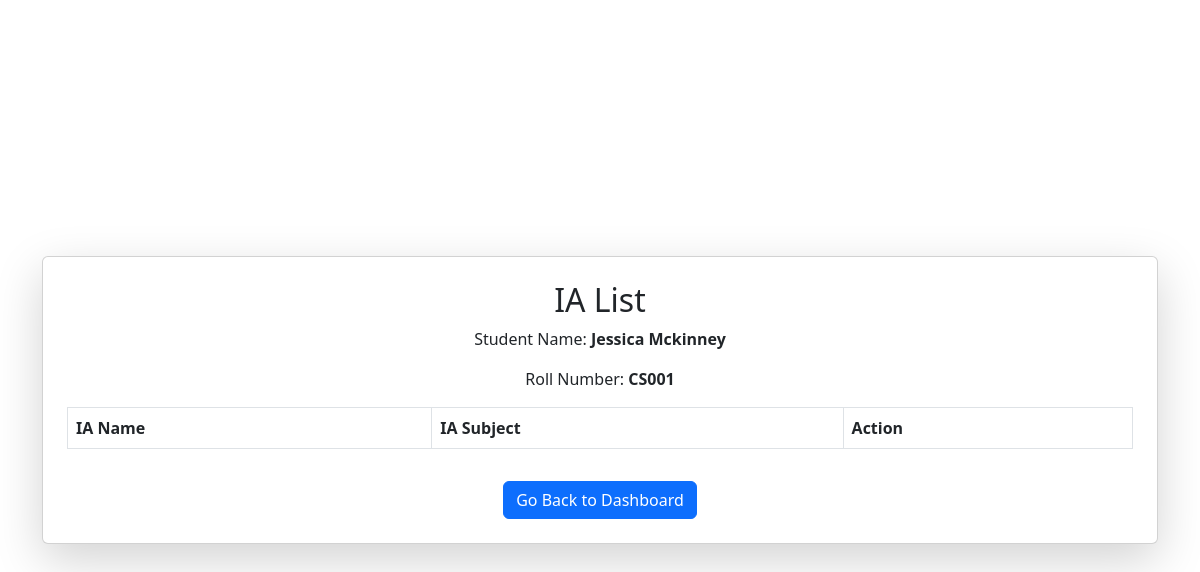
The app's page /available_IA/3 (signed in), older data.
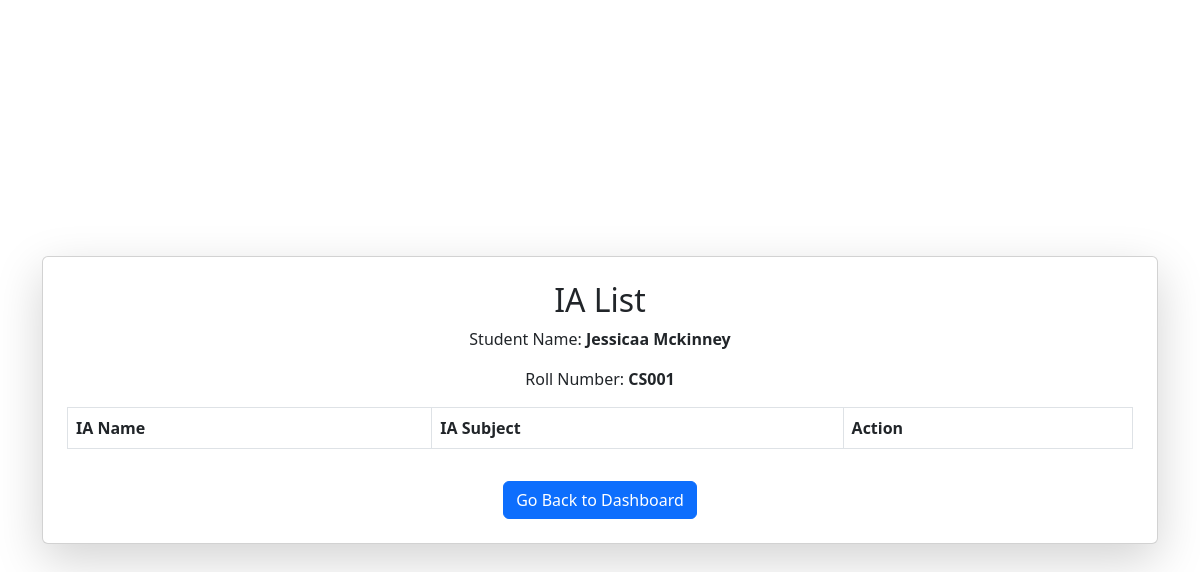
The same page, newer data.
### tables this page shows
CREATE TABLE Student (
                    id INTEGER PRIMARY KEY AUTOINCREMENT,
                    name TEXT NOT NULL,
                    email TEXT UNIQUE NOT NULL,
                    password TEXT NOT NULL,
                    roll_number TEXT UNIQUE NOT NULL,
                    class_id INTEGER,
                    user_id INTEGER,
                    FOREIGN KEY (class_id) REFERENCES Class(id)
                    FOREIGN KEY (user_id) REFERENCES users(id)
                   );

### app.py (the view)
@app.route("/available_IA/<int:student_id>", methods=["GET", "POST"])
@student_required
def available_IA(student_id):
    conn = sqlite3.connect(DB_PATH)
    cursor = conn.cursor()
    cursor.execute("SELECT name, roll_number FROM Student WHERE user_id = ?", (student_id,))
    student_detail = cursor.fetchone()
    cursor.execute('''
        SELECT Tests.test_id, Tests.test_name, Tests.subject
        FROM Tests
        JOIN Student ON Student.class_id = Tests.class_id
        WHERE Student.user_id = ? AND Tests.ia_date = ?
    ''', (student_id, pd.Timestamp.now().strftime('%Y-%m-%d')))
    test_details = cursor.fetchall()
    conn.close()
    return render_template("available_IA.html",
                           name=student_detail[0],
                           roll=student_detail[1],
                           test_details=test_details)

### app.py (called while the page is built)
@login_manager.user_loader
def load_user(user_id):
    conn = sqlite3.connect(DB_PATH)
    cursor = conn.cursor()
    cursor.execute("SELECT id, email, role FROM users WHERE id = ?", (user_id,))
    user = cursor.fetchone()
    conn.close()
    if user:
        return User(id=user[0], email=user[1], role=user[2])
    return None

def student_required(f):
    @wraps(f)
    def decorated_function(*args, **kwargs):
        if 'user_id' not in session or session.get('role') != 'student':
            return "Access Denied: Students Only", 403
        return f(*args, **kwargs)
    return decorated_function

### templates/available_IA.html (shortened to what this page needs)
<!DOCTYPE html>
<html lang="en">
<head>
    <link rel="stylesheet" href="https://cdn.jsdelivr.net/npm/bootstrap@5.3.0/dist/css/bootstrap.min.css">
</head>
<body class="d-flex justify-content-center align-items-center vh-100">
    <div class="container">
        <div class="card p-4 shadow-lg">
            <h2 class="text-center">IA List</h2>
            <p class="text-center">Student Name: <strong>{{ name }}</strong></p>
            <p class="text-center">Roll Number: <strong>{{ roll }}</strong></p>
            <table class="table table-bordered">
                <thead>
                    <tr>
                        <th>IA Name</th>
                        <th>IA Subject</th>
                        <th>Action</th>
                    </tr>
                </thead>
            </table>
            <div class="text-center mt-3">
                <a href="{{ url_for('student_dashboard', student_id=session['user_id']) }}" class="btn btn-primary">Go Back to Dashboard</a>
            </div>
        </div>
    </div>
</body>
</html>

Row changes from the older to the newer data that the page shows:
changed Student "CS001": name "Jessica Mckinney" → "Jessicaa Mckinney"
